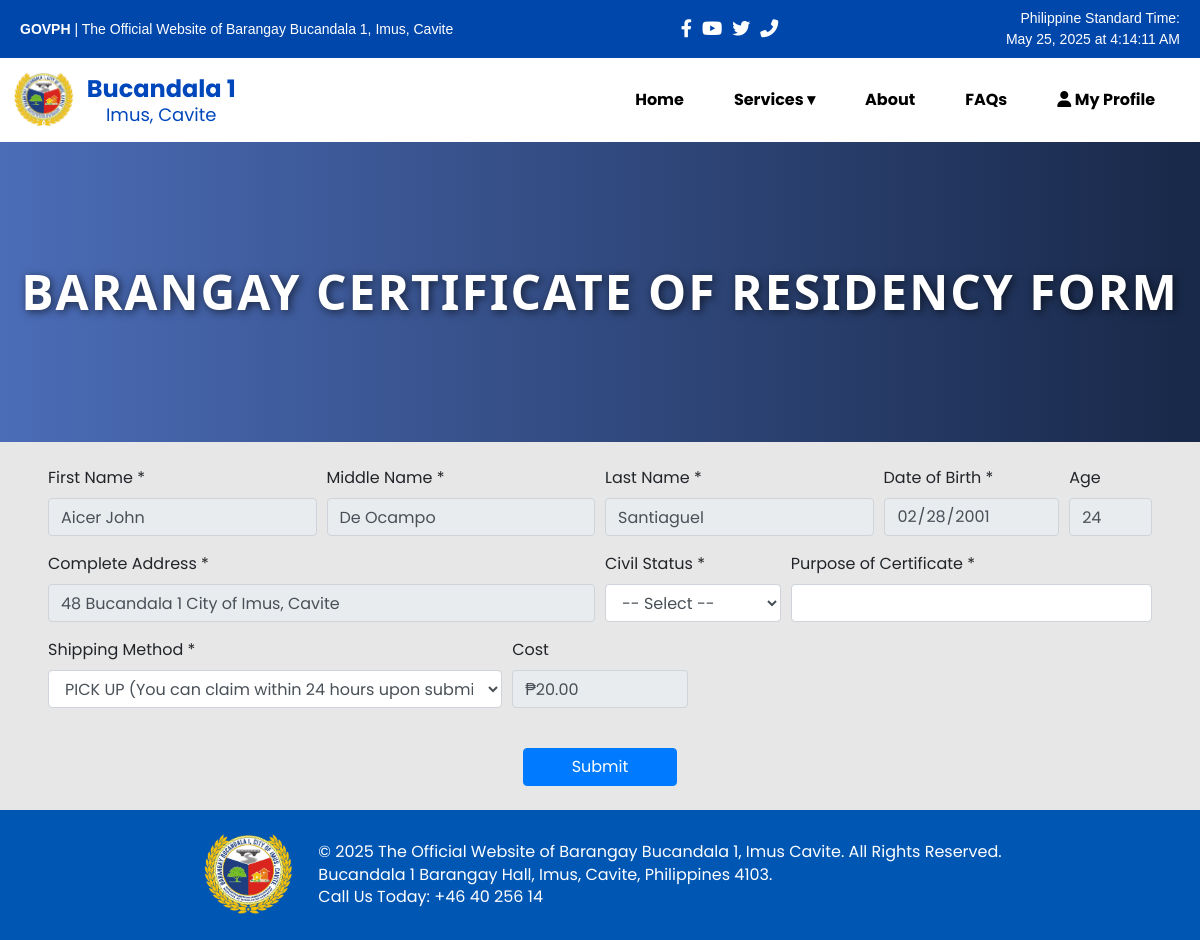
The app's page /chatbot-main/forms/certificate-of-residency.php (signed in) with its own data.
### tables this page shows
CREATE TABLE `users` (
  `id` int(11) NOT NULL,
  `first_name` varchar(100) NOT NULL,
  `middle_name` varchar(100) DEFAULT NULL,
  `last_name` varchar(100) NOT NULL,
  `address` varchar(255) NOT NULL,
  `email` varchar(150) NOT NULL,
  `username` varchar(100) NOT NULL,
  `password` varchar(255) NOT NULL,
  `dob` date NOT NULL,
  `gender` enum('Male','Female') NOT NULL,
  `civil_status` enum('Single','Married','Widowed') NOT NULL,
  `government_id` varchar(100) NOT NULL,
  `id_number` varchar(100) NOT NULL,
  `emergency_contact_name` varchar(150) NOT NULL,
  `emergency_contact_number` varchar(50) NOT NULL,
  `profile_pic` varchar(255) DEFAULT NULL,
  `dependents` text DEFAULT NULL,
  `status` enum('pending','approved','rejected') NOT NULL DEFAULT 'pending',
  `created_at` timestamp NOT NULL DEFAULT current_timestamp(),
  `updated_at` timestamp NOT NULL DEFAULT current_timestamp() ON UPDATE current_timestamp(),
  `is_admin` tinyint(1) NOT NULL DEFAULT 0
);

### chatbot-main/forms/certificate-of-residency.php (the view, shortened to what this page needs)
<?php
require_once('../session_check.php');
$servername = "localhost";
$username_db = "root";
$password_db = "";
$dbname = "barangay_db";
try {
    $dsn = "mysql:host=$servername;dbname=$dbname;charset=utf8mb4";
    $pdo = new PDO($dsn, $username_db, $password_db, [
        PDO::ATTR_ERRMODE => PDO::ERRMODE_EXCEPTION,
        PDO::ATTR_DEFAULT_FETCH_MODE => PDO::FETCH_ASSOC,
    ]);
} catch (PDOException $e) {
    die("Connection failed: " . $e->getMessage());
}
$user = [];
if (isset($_SESSION['user_id'])) {
    $stmt_user = $pdo->prepare("SELECT * FROM users WHERE id = ?");
    $stmt_user->execute([$_SESSION['user_id']]);
    $user = $stmt_user->fetch();
}
?>
<!DOCTYPE html>
<html lang="en">
<head>
    <link rel="stylesheet" href="https://cdnjs.cloudflare.com/ajax/libs/twitter-bootstrap/4.3.1/css/bootstrap.min.css" />
    <link rel="stylesheet" href="https://cdnjs.cloudflare.com/ajax/libs/font-awesome/6.4.0/css/all.min.css">
    <link rel="stylesheet" href="../css/contact.css" />
</head>
<body>
    <div class="header-bar">
  <div class="header-container">
    <div class="left-section">
      GOVPH
      <span>| The Official Website of Barangay Bucandala 1, Imus, Cavite</span>
    </div>
    <div class="social-icons">
      <a href="https://www.facebook.com/profile.php?id=100085126650282"><i class="fab fa-facebook-f"></i></a>
      <a href="#"><i class="fab fa-youtube"></i></a>
      <a href="#"><i class="fab fa-twitter"></i></a>
      <a href="#"><i class="fas fa-phone-alt"></i></a>
    </div>
    <div class="time-section">
      <div>Philippine Standard Time:</div>
      <div id="dateTimePH">Loading time...</div>
    </div>
  </div>
</div>
<nav style="display: flex; align-items: center; padding: 10px;">
  <div class="logo-container keep-on-mobile">
  <img src="../image/imus-logo.png" alt="Barangay Logo" class="logo-img">
  <div class="logo-text">
    <span class="barangay-name">Bucandala 1</span><br>
    <span class="barangay-location">Imus, Cavite</span>
  </div>
</div>
<nav class="main-nav" id="mainNav">
  <a href="../index.php">Home</a>
  <div class="dropdown">
    <a href="#online-services-section" class="dropbtn">Services ▾</a>
  </div>
  <a href="../contact.php">About</a>
  <a href="../faq.php">FAQs</a>
  <a href="../profile.php"><i class="fas fa-user"></i> My Profile</a>
</nav>
</nav>
    <div class="header-banner">Barangay Certificate of Residency Form</div>
    <div class="container-fluid px-5 py-4">
        <form method="POST" action="certificate-of-residency.php" id="myForm">
            <div class="form-row">
                <div class="form-group col-md-3">
                    <label>First Name *</label>
                    <input type="text" name="first_name" class="form-control" required readonly value="<?php echo htmlspecialchars($_POST['first_name'] ?? $user['first_name'] ?? ''); ?>">
                </div>
                <div class="form-group col-md-3">
                    <label>Middle Name *</label>
                    <input type="text" name="middle_name" class="form-control" required readonly value="<?php echo htmlspecialchars($_POST['middle_name'] ?? $user['middle_name'] ?? ''); ?>">
                </div>
                <div class="form-group col-md-3">
                    <label>Last Name *</label>
                    <input type="text" name="last_name" class="form-control" required readonly value="<?php echo htmlspecialchars($_POST['last_name'] ?? $user['last_name'] ?? ''); ?>">
                </div>
                <div class="form-group col-md-2">
                    <label>Date of Birth *</label>
                </div>
                <div class="form-group col-md-1">
                    <label>Age</label>
                </div>
                <div class="form-group col-md-6">
                    <label>Complete Address *</label>
                    <input type="text" name="complete_address" class="form-control" required readonly value="<?php echo htmlspecialchars($_POST['complete_address'] ?? $user['address'] ?? ''); ?>">
                </div>
                <div class="form-group col-md-2">
                    <label>Civil Status *</label>
                    <select name="civil_status" class="form-control" required>
                        <option value="">-- Select --</option>
                    </select>
                </div>
                <div class="form-group col-md-4">
                    <label>Purpose of Certificate *</label>
                </div>
                <div class="form-group col-md-5">
                    <label>Shipping Method *</label>
                    <select name="shipping_method" class="form-control" required>
                        <option value="PICK UP">PICK UP (You can claim within 24 hours upon submission. Claimable from 10am-5pm)</option>
                    </select>
                </div>
                <div class="form-group col-md-2">
                    <label>Cost</label>
                    <input type="text" class="form-control" readonly value="₱20.00">
                </div>
            </div>
            <div class="text-center mt-4">
                <button type="submit" class="btn btn-primary px-5">Submit</button>
            </div>
        </form>
    </div>
    <div class="footer">
        <div class="footer-content">
            <img src="../image/imus-logo.png" alt="Barangay Logo" class="footer-logo">
            <div class="footer-text">
                <p>&copy; 2025 The Official Website of Barangay Bucandala 1, Imus Cavite. All Rights Reserved.</p>
                <p>Bucandala 1 Barangay Hall, Imus, Cavite, Philippines 4103.</p>
                <p>Call Us Today: +46 40 256 14</p>
            </div>
        </div>
    </div>
    <iframe src="../chatbot.php"
        style="position: fixed; bottom: 10px; right: 10px; width: 340px; height: 800px; border: none; z-index: 999;">
    </iframe>
</body>
</html>

### chatbot-main/css/contact.css (style rules this page uses)
body { height: 100%; margin: 0; display: flex; flex-direction: column; font-family: 'Poppins', sans-serif; background-color: #b9b4b4; }
.header-container { display: flex; align-items: center; justify-content: flex-start; }
nav { background-color: #ffffff; padding: 20px; text-align: center; position: sticky; top: 0; z-index: 1000; transition: all 0.6s cubic-bezier(0.25, 1, 0.5, 1); box-shadow: none; transform: translateY(0); }
nav a { margin: 0 15px; color: #000000; text-decoration: none; font-weight: bold; }
.dropdown { display: inline-block; position: relative; }
.dropbtn { cursor: pointer; }
.footer { width: 100%; padding: 20px; background-color: #0056b3; color: white; margin-top: 0px; }
.footer-content { display: flex; align-items: center; justify-content: center; gap: 20px; flex-wrap: wrap; text-align: left; }
.footer-logo { width: 100px; height: auto; }
.footer-text p { margin: 0; line-height: 1.4; }
body::before { content: ""; position: fixed; top: 0; left: 0; width: 100%; height: 100%; background: rgba(255, 255, 255, 0.678); z-index: -1; }
.logo-container { display: flex; align-items: center; flex-wrap: nowrap; margin-right: auto; }
.logo-img { height: 60px; margin-right: 10px; flex-shrink: 0; }
.logo-text { line-height: 1.2; white-space: nowrap; }
.barangay-name { font-size: 24px; font-weight: bold; color: #0047BB; }
.barangay-location { font-size: 18px; color: #0047BB; }
.main-nav { display: flex; gap: 20px; align-items: center; }
.header-bar { background-color: #0047AB; color: white; font-family: Arial, sans-serif; font-size: 14px; padding: 8px 20px; }
.header-container { display: flex; justify-content: space-between; align-items: center; flex-wrap: wrap; }
.left-section { font-weight: bold; }
.left-section span { font-weight: normal; }
.social-icons { display: flex; gap: 10px; font-size: 18px; }
.social-icons a { color: white; text-decoration: none; }
.time-section { text-align: right; }
.header-banner { width: 100%; height: 300px; display: flex; align-items: center; justify-content: center; background: linear-gradient(to right, #4b6cb7, #182848); color: white; text-align: center; font-size: 48px; font-family: 'Segoe UI', Tahoma, Geneva, Verdana, sans-serif; font-weight: 700; letter-spacing: 2px; text-transform: uppercase; text-shadow: 2px 2px 8px rgba(0, 0, 0, 0.6); }

### records on screen
users: first_name "Aicer John", middle_name "De Ocampo", last_name "Santiaguel", complete_address "48 Bucandala 1 City of Imus, Cavite"
